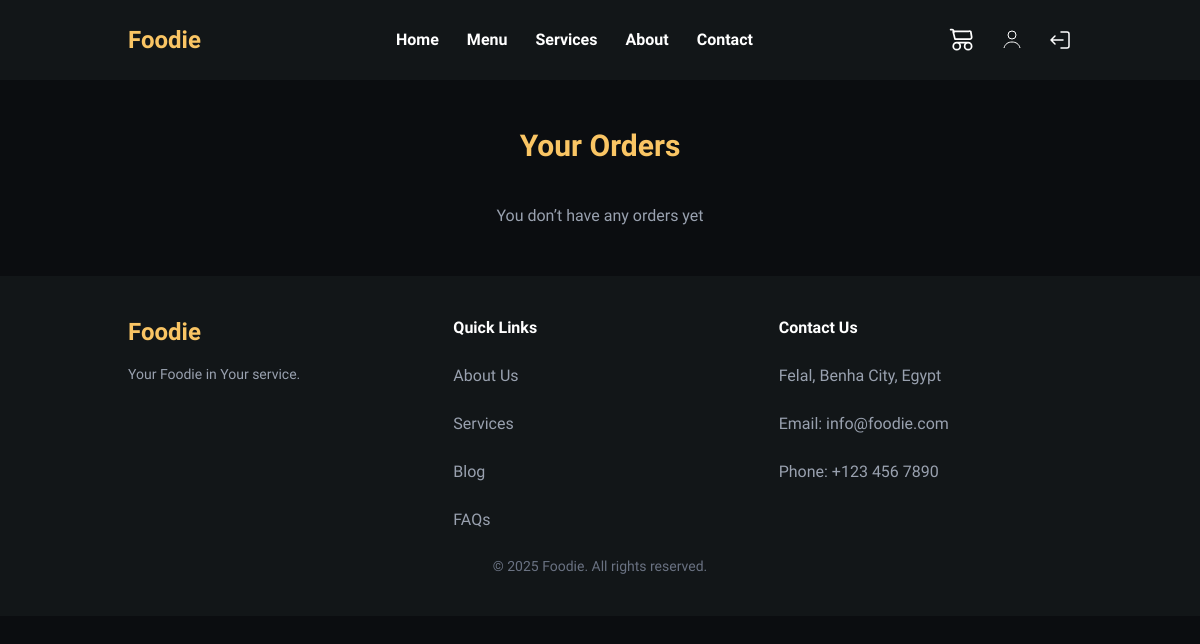
/modules/restaurant/track_order.php (signed in), run on an earlier commit of the app's database.
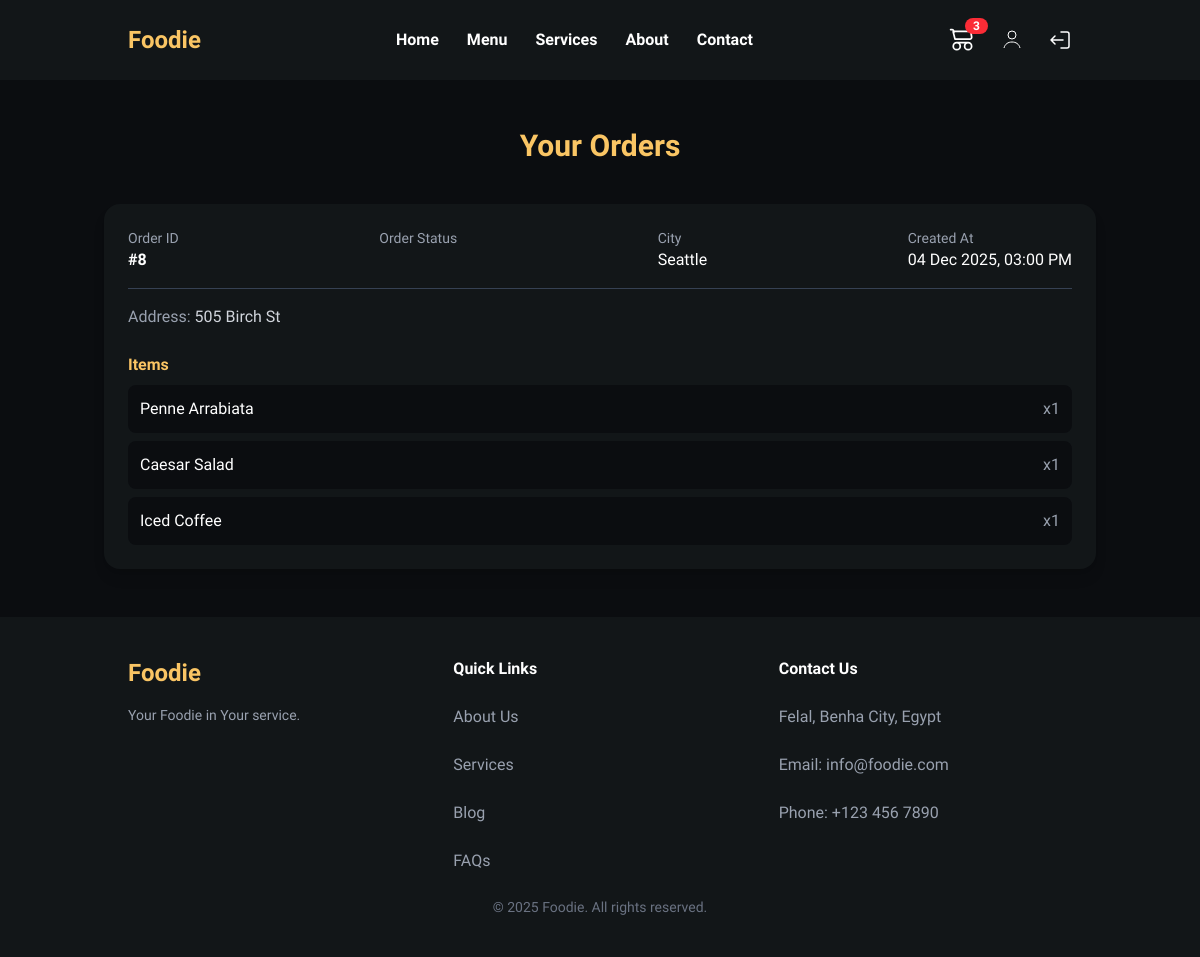
And on a later commit of the database.
### tables this page shows
CREATE TABLE `order_items` (
  `id` int(10) UNSIGNED NOT NULL,
  `order_id` int(10) UNSIGNED NOT NULL,
  `item_id` int(10) UNSIGNED NOT NULL,
  `quantity` int(11) NOT NULL DEFAULT 1
);

CREATE TABLE `items` (
  `id` int(10) UNSIGNED NOT NULL,
  `name` varchar(150) NOT NULL,
  `photos` varchar(1000) DEFAULT NULL,
  `price` decimal(10,2) NOT NULL,
  `description` text DEFAULT NULL,
  `category_id` int(10) UNSIGNED NOT NULL
);

### modules/restaurant/track_order.php (the view, shortened to what the changed rows need)
<?php
require_once '../../config/db.php';
$user_id = (int) ($_SESSION['user_id'] ?? 0);
$sql = "
SELECT o.id as order_id, o.order_status, o.city, o.address, o.created_at,
       oi.quantity, i.name as item_name
FROM orders o
LEFT JOIN order_items oi ON o.id = oi.order_id
LEFT JOIN items i ON oi.item_id = i.id
WHERE o.user_id = ?
ORDER BY o.created_at DESC
";
$stmt = $conn->prepare($sql);
$stmt->bind_param("i", $user_id);
$stmt->execute();
$result = $stmt->get_result();
$orders = [];
if ($result && $result->num_rows > 0) {
    while ($row = $result->fetch_assoc()) {
        $orders[$row['order_id']]['info'] = [
            'order_status' => $row['order_status'],
            'city' => $row['city'],
            'address' => $row['address'],
            'created_at' => $row['created_at']
        ];
        if ($row['item_name']) {
            $orders[$row['order_id']]['items'][] = [
                'name' => $row['item_name'],
                'quantity' => $row['quantity']
            ];
        }
    }
}
?>
<!DOCTYPE html>
<html lang="en">
<head>
    <script src="https://cdn.jsdelivr.net/npm/@tailwindcss/browser@4"></script>
</head>
<body class="bg-[#0b0d10] text-white min-h-screen">
    <?php
    include("navbar.php"); ?>
    <div class="max-w-5xl mx-auto px-4 py-12">
        <h2 class="text-3xl font-bold text-center mb-10 text-[#fac564]">
            Your Orders
        </h2>
        <?php if (!empty($orders)): ?>
            <div class="space-y-6">
                <?php foreach ($orders as $order_id => $data):
                ?>
                    <div class="bg-[#121618] rounded-2xl p-6 shadow-lg hover:shadow-xl transition">
                        <div class="flex flex-wrap justify-between gap-4 border-b border-gray-700 pb-4">
                            <div>
                                <p class="text-sm text-gray-400">Order ID</p>
                                <p class="font-bold">#<?= $order_id ?></p>
                            </div>
                            <div>
                                <p class="text-sm text-gray-400">Order Status</p>
                            </div>
                            <div>
                                <p class="text-sm text-gray-400">City</p>
                                <p><?= $data['info']['city'] ?></p>
                            </div>
                            <div>
                                <p class="text-sm text-gray-400">Created At</p>
                                <p><?= date("d M Y, h:i A", strtotime($data['info']['created_at'])) ?></p>
                            </div>
                        </div>
                        <p class="mt-4 text-gray-300">
                            <span class="text-gray-400">Address:</span>
                            <?= $data['info']['address'] ?>
                        </p>
                        <?php if (!empty($data['items'])): ?>
                            <div class="mt-6">
                                <p class="font-semibold text-[#fac564] mb-2">Items</p>
                                <ul class="space-y-2">
                                    <?php foreach ($data['items'] as $item): ?>
                                        <li class="flex justify-between bg-[#0b0d10] p-3 rounded-lg">
                                            <span><?= $item['name'] ?></span>
                                            <span class="text-gray-400">x<?= $item['quantity'] ?></span>
                                        </li>
                                    <?php endforeach; ?>
                                </ul>
                            </div>
                        <?php endif; ?>
                    </div>
                <?php endforeach; ?>
            </div>
        <?php else: ?>
            <p class="text-center text-gray-400">
                You don’t have any orders yet
            </p>
        <?php endif; ?>
    </div>
</body>
</html>

### modules/restaurant/Navbar.php (shortened to what the changed rows need)
<?php
$pdo = new PDO("mysql:host=localhost;dbname=my_store", "root", "");
$isLoggedIn = isset($_SESSION['user_id']);
$user_id = $isLoggedIn ? $_SESSION['user_id'] : null;
$cart_count = 0;
if ($isLoggedIn) {
    $stmt = $pdo->prepare("
        SELECT COALESCE(SUM(oi.quantity), 0) AS cart_count
        FROM orders o
        LEFT JOIN order_items oi ON oi.order_id = o.id
        WHERE o.user_id = :uid
        AND o.payment_status = 0
    ");
    $stmt->execute(['uid' => $user_id]);
    $cart_count = (int)$stmt->fetchColumn();
}
?>
<script src="https://cdn.jsdelivr.net/npm/@tailwindcss/browser@4"></script>
<nav class="bg-[#121618] md:px-32 px-6 py-6 flex items-center justify-between relative">
  <div class="hidden md:flex gap-6 items-center text-white font-bold text-[16px]">
    <?php if ($isLoggedIn): ?>
      <a href="cart.php" class="relative hover:text-[#fac564] transition">
        <?php if ($cart_count > 0): ?>
          <span class="absolute -top-2 -right-3 bg-red-500 text-white text-xs px-2 rounded-full"><?= $cart_count ?></span>
        <?php endif; ?>
      </a>
    <?php else: ?>
      <a href="../auth/login.php" class="hover:text-[#fac564]">Login</a>
      <a href="../auth/register.php" class="py-2 px-6 rounded-full bg-[#fac564] text-black font-bold">Sign Up</a>
    <?php endif; ?>
  </div>
</nav>

What changed in the data, as far as the page shows it:
added order_items: item.name "Penne Arrabiata", quantity "1"
added order_items: item.name "Caesar Salad", quantity "1"
added order_items: item.name "Iced Coffee", quantity "1"
Also different on the page:
$cart_count: (not shown) → "3"
new list line: "Order ID # 8 Order Status City Seattle Created At 04 Dec 2025, 03:00 PM Address: 505 Birch St Items"
text no longer shown: "You don’t have any orders yet"
